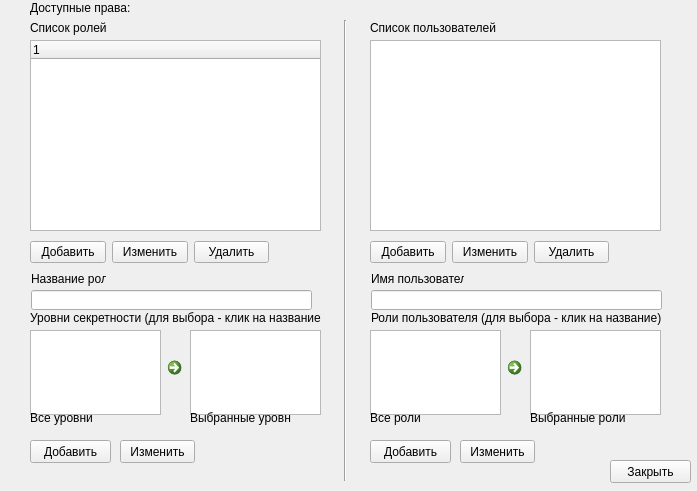
<?xml version="1.0" encoding="UTF-8"?>
<ui version="4.0">
 <class>settings</class>
 <widget class="QWidget" name="settings">
  <property name="geometry">
   <rect>
    <x>0</x>
    <y>0</y>
    <width>697</width>
    <height>491</height>
   </rect>
  </property>
  <property name="windowTitle">
   <string>Settings</string>
  </property>
  <widget class="QTreeWidget" name="treeWidget">
   <property name="geometry">
    <rect>
     <x>30</x>
     <y>40</y>
     <width>291</width>
     <height>191</height>
    </rect>
   </property>
   <column>
    <property name="text">
     <string notr="true">1</string>
    </property>
   </column>
  </widget>
  <widget class="QListWidget" name="listWidget">
   <property name="geometry">
    <rect>
     <x>370</x>
     <y>40</y>
     <width>291</width>
     <height>191</height>
    </rect>
   </property>
  </widget>
  <widget class="QLabel" name="label_2">
   <property name="geometry">
    <rect>
     <x>30</x>
     <y>20</y>
     <width>151</width>
     <height>16</height>
    </rect>
   </property>
   <property name="text">
    <string>Список ролей</string>
   </property>
  </widget>
  <widget class="QLabel" name="label">
   <property name="geometry">
    <rect>
     <x>370</x>
     <y>20</y>
     <width>141</width>
     <height>16</height>
    </rect>
   </property>
   <property name="text">
    <string>Список пользователей</string>
   </property>
  </widget>
  <widget class="QPushButton" name="pushButton_7">
   <property name="geometry">
    <rect>
     <x>610</x>
     <y>460</y>
     <width>81</width>
     <height>23</height>
    </rect>
   </property>
   <property name="text">
    <string>Закрыть</string>
   </property>
  </widget>
  <widget class="QLabel" name="label_3">
   <property name="geometry">
    <rect>
     <x>200</x>
     <y>20</y>
     <width>121</width>
     <height>16</height>
    </rect>
   </property>
   <property name="text">
    <string/>
   </property>
  </widget>
  <widget class="QWidget" name="layoutWidget">
   <property name="geometry">
    <rect>
     <x>370</x>
     <y>240</y>
     <width>239</width>
     <height>25</height>
    </rect>
   </property>
   <layout class="QHBoxLayout" name="horizontalLayout">
    <item>
     <widget class="QPushButton" name="pushButton_2">
      <property name="text">
       <string>Добавить</string>
      </property>
     </widget>
    </item>
    <item>
     <widget class="QPushButton" name="pushButton_4">
      <property name="text">
       <string>Изменить</string>
      </property>
     </widget>
    </item>
    <item>
     <widget class="QPushButton" name="pushButton_6">
      <property name="text">
       <string>Удалить</string>
      </property>
     </widget>
    </item>
   </layout>
  </widget>
  <widget class="QWidget" name="layoutWidget">
   <property name="geometry">
    <rect>
     <x>30</x>
     <y>240</y>
     <width>239</width>
     <height>25</height>
    </rect>
   </property>
   <layout class="QHBoxLayout" name="horizontalLayout_2">
    <item>
     <widget class="QPushButton" name="pushButton_3">
      <property name="text">
       <string>Добавить</string>
      </property>
     </widget>
    </item>
    <item>
     <widget class="QPushButton" name="pushButton_5">
      <property name="text">
       <string>Изменить</string>
      </property>
     </widget>
    </item>
    <item>
     <widget class="QPushButton" name="pushButton">
      <property name="text">
       <string>Удалить</string>
      </property>
     </widget>
    </item>
   </layout>
  </widget>
  <widget class="QLineEdit" name="lineEdit">
   <property name="geometry">
    <rect>
     <x>371</x>
     <y>290</y>
     <width>291</width>
     <height>20</height>
    </rect>
   </property>
  </widget>
  <widget class="QLabel" name="label_4">
   <property name="geometry">
    <rect>
     <x>31</x>
     <y>271</y>
     <width>75</width>
     <height>16</height>
    </rect>
   </property>
   <property name="text">
    <string>Название роли</string>
   </property>
  </widget>
  <widget class="QLabel" name="label_5">
   <property name="geometry">
    <rect>
     <x>371</x>
     <y>271</y>
     <width>93</width>
     <height>16</height>
    </rect>
   </property>
   <property name="text">
    <string>Имя пользователя</string>
   </property>
  </widget>
  <widget class="QLineEdit" name="lineEdit_2">
   <property name="geometry">
    <rect>
     <x>31</x>
     <y>290</y>
     <width>281</width>
     <height>20</height>
    </rect>
   </property>
  </widget>
  <widget class="Line" name="line">
   <property name="geometry">
    <rect>
     <x>330</x>
     <y>20</y>
     <width>31</width>
     <height>461</height>
    </rect>
   </property>
   <property name="orientation">
    <enum>Qt::Vertical</enum>
   </property>
  </widget>
  <widget class="QListWidget" name="listWidget_2">
   <property name="geometry">
    <rect>
     <x>30</x>
     <y>330</y>
     <width>131</width>
     <height>85</height>
    </rect>
   </property>
  </widget>
  <widget class="QLabel" name="label_6">
   <property name="geometry">
    <rect>
     <x>30</x>
     <y>310</y>
     <width>291</width>
     <height>16</height>
    </rect>
   </property>
   <property name="text">
    <string>Уровни секретности (для выбора - клик на название)</string>
   </property>
  </widget>
  <widget class="QLabel" name="label_7">
   <property name="geometry">
    <rect>
     <x>371</x>
     <y>310</y>
     <width>291</width>
     <height>16</height>
    </rect>
   </property>
   <property name="text">
    <string>Роли пользователя (для выбора - клик на название)</string>
   </property>
  </widget>
  <widget class="QListWidget" name="listWidget_3">
   <property name="geometry">
    <rect>
     <x>370</x>
     <y>330</y>
     <width>131</width>
     <height>85</height>
    </rect>
   </property>
  </widget>
  <widget class="QPushButton" name="pushButton_8">
   <property name="geometry">
    <rect>
     <x>30</x>
     <y>440</y>
     <width>81</width>
     <height>23</height>
    </rect>
   </property>
   <property name="text">
    <string>Добавить</string>
   </property>
  </widget>
  <widget class="QPushButton" name="pushButton_9">
   <property name="geometry">
    <rect>
     <x>370</x>
     <y>440</y>
     <width>81</width>
     <height>23</height>
    </rect>
   </property>
   <property name="text">
    <string>Добавить</string>
   </property>
  </widget>
  <widget class="QListWidget" name="listWidget_4">
   <property name="geometry">
    <rect>
     <x>190</x>
     <y>330</y>
     <width>131</width>
     <height>85</height>
    </rect>
   </property>
  </widget>
  <widget class="QListWidget" name="listWidget_5">
   <property name="geometry">
    <rect>
     <x>530</x>
     <y>330</y>
     <width>131</width>
     <height>85</height>
    </rect>
   </property>
  </widget>
  <widget class="QCommandLinkButton" name="commandLinkButton">
   <property name="geometry">
    <rect>
     <x>160</x>
     <y>350</y>
     <width>31</width>
     <height>41</height>
    </rect>
   </property>
   <property name="text">
    <string/>
   </property>
  </widget>
  <widget class="QCommandLinkButton" name="commandLinkButton_2">
   <property name="geometry">
    <rect>
     <x>500</x>
     <y>350</y>
     <width>31</width>
     <height>41</height>
    </rect>
   </property>
   <property name="text">
    <string/>
   </property>
  </widget>
  <widget class="QLabel" name="label_8">
   <property name="geometry">
    <rect>
     <x>30</x>
     <y>410</y>
     <width>81</width>
     <height>16</height>
    </rect>
   </property>
   <property name="text">
    <string>Все уровни</string>
   </property>
  </widget>
  <widget class="QLabel" name="label_9">
   <property name="geometry">
    <rect>
     <x>190</x>
     <y>410</y>
     <width>101</width>
     <height>16</height>
    </rect>
   </property>
   <property name="text">
    <string>Выбранные уровни</string>
   </property>
  </widget>
  <widget class="QPushButton" name="pushButton_10">
   <property name="geometry">
    <rect>
     <x>120</x>
     <y>440</y>
     <width>75</width>
     <height>23</height>
    </rect>
   </property>
   <property name="text">
    <string>Изменить</string>
   </property>
  </widget>
  <widget class="QPushButton" name="pushButton_11">
   <property name="geometry">
    <rect>
     <x>460</x>
     <y>440</y>
     <width>75</width>
     <height>23</height>
    </rect>
   </property>
   <property name="text">
    <string>Изменить</string>
   </property>
  </widget>
  <widget class="QLabel" name="label_10">
   <property name="geometry">
    <rect>
     <x>370</x>
     <y>410</y>
     <width>61</width>
     <height>16</height>
    </rect>
   </property>
   <property name="text">
    <string>Все роли</string>
   </property>
  </widget>
  <widget class="QLabel" name="label_11">
   <property name="geometry">
    <rect>
     <x>530</x>
     <y>410</y>
     <width>101</width>
     <height>16</height>
    </rect>
   </property>
   <property name="text">
    <string>Выбранные роли</string>
   </property>
  </widget>
  <widget class="QLabel" name="label_12">
   <property name="geometry">
    <rect>
     <x>570</x>
     <y>20</y>
     <width>91</width>
     <height>20</height>
    </rect>
   </property>
   <property name="text">
    <string/>
   </property>
  </widget>
  <widget class="QLabel" name="label_13">
   <property name="geometry">
    <rect>
     <x>30</x>
     <y>0</y>
     <width>431</width>
     <height>16</height>
    </rect>
   </property>
   <property name="text">
    <string>Доступные права: </string>
   </property>
  </widget>
 </widget>
 <resources/>
 <connections/>
</ui>
